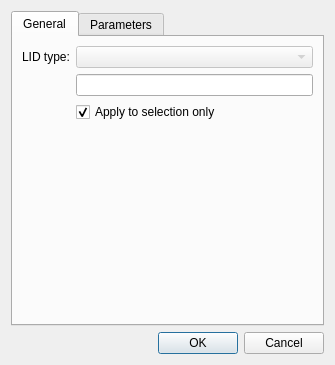
<?xml version="1.0" encoding="UTF-8"?>
<ui version="4.0">
 <class>Dialog</class>
 <widget class="QDialog" name="Dialog">
  <property name="geometry">
   <rect>
    <x>0</x>
    <y>0</y>
    <width>335</width>
    <height>365</height>
   </rect>
  </property>
  <property name="windowTitle">
   <string>Dialog</string>
  </property>
  <property name="modal">
   <bool>true</bool>
  </property>
  <layout class="QVBoxLayout" name="verticalLayout">
   <item>
    <widget class="QTabWidget" name="tabWidget">
     <property name="currentIndex">
      <number>0</number>
     </property>
     <widget class="QWidget" name="tab">
      <attribute name="title">
       <string>General</string>
      </attribute>
      <layout class="QFormLayout" name="formLayout">
       <property name="fieldGrowthPolicy">
        <enum>QFormLayout::AllNonFixedFieldsGrow</enum>
       </property>
       <item row="0" column="0">
        <widget class="QLabel" name="TYPE_LBL">
         <property name="text">
          <string>LID type:</string>
         </property>
        </widget>
       </item>
       <item row="0" column="1">
        <widget class="QComboBox" name="TYPE_CB">
         <property name="enabled">
          <bool>false</bool>
         </property>
        </widget>
       </item>
       <item row="1" column="1">
        <widget class="QLineEdit" name="TYPE"/>
       </item>
       <item row="2" column="1">
        <widget class="QCheckBox" name="SELECTION_CB">
         <property name="text">
          <string>Apply to selection only</string>
         </property>
         <property name="checked">
          <bool>true</bool>
         </property>
        </widget>
       </item>
      </layout>
      <zorder>TYPE_CB</zorder>
      <zorder>TYPE</zorder>
      <zorder>TYPE_LBL</zorder>
      <zorder>SELECTION_CB</zorder>
     </widget>
     <widget class="QWidget" name="tab_2">
      <attribute name="title">
       <string>Parameters</string>
      </attribute>
      <layout class="QHBoxLayout" name="horizontalLayout">
       <item>
        <widget class="QScrollArea" name="scrollArea">
         <property name="widgetResizable">
          <bool>true</bool>
         </property>
         <widget class="QWidget" name="scrollAreaWidgetContents">
          <property name="geometry">
           <rect>
            <x>0</x>
            <y>0</y>
            <width>274</width>
            <height>376</height>
           </rect>
          </property>
          <layout class="QFormLayout" name="formLayout_2">
           <item row="0" column="0">
            <widget class="QLabel" name="CAT_LBL">
             <property name="text">
              <string>Category:</string>
             </property>
            </widget>
           </item>
           <item row="0" column="1">
            <widget class="QComboBox" name="CAT_CB">
             <property name="enabled">
              <bool>false</bool>
             </property>
            </widget>
           </item>
           <item row="1" column="0">
            <widget class="QLabel" name="VOL_LBL">
             <property name="text">
              <string>Storage volume (m^3):</string>
             </property>
            </widget>
           </item>
           <item row="1" column="1">
            <widget class="QLineEdit" name="VOL"/>
           </item>
           <item row="2" column="0">
            <widget class="QLabel" name="HEIGHT_LBL">
             <property name="text">
              <string>Height (m):</string>
             </property>
            </widget>
           </item>
           <item row="2" column="1">
            <widget class="QLineEdit" name="HEIGHT"/>
           </item>
           <item row="3" column="0">
            <widget class="QLabel" name="DIAM_OUT_LBL">
             <property name="text">
              <string>Outlet diameter (m):</string>
             </property>
            </widget>
           </item>
           <item row="3" column="1">
            <widget class="QLineEdit" name="DIAM_OUT"/>
           </item>
           <item row="4" column="0">
            <widget class="QLabel" name="HEIGHT_OUT_LBL">
             <property name="text">
              <string>Outlet height (m):</string>
             </property>
            </widget>
           </item>
           <item row="4" column="1">
            <widget class="QLineEdit" name="HEIGHT_OUT"/>
           </item>
           <item row="5" column="0">
            <widget class="QLabel" name="DEPTH_LBL">
             <property name="text">
              <string>Depth (m):</string>
             </property>
            </widget>
           </item>
           <item row="5" column="1">
            <widget class="QLineEdit" name="DEPTH"/>
           </item>
           <item row="6" column="0">
            <widget class="QLabel" name="KS_SOIL_LBL">
             <property name="text">
              <string>Soil Ks (m/s):</string>
             </property>
            </widget>
           </item>
           <item row="6" column="1">
            <widget class="QLineEdit" name="KS_SOIL"/>
           </item>
           <item row="7" column="0">
            <widget class="QLabel" name="TETA_SAT_LBL">
             <property name="text">
              <string>Saturation (-):</string>
             </property>
            </widget>
           </item>
           <item row="7" column="1">
            <widget class="QLineEdit" name="TETA_SAT"/>
           </item>
           <item row="8" column="0">
            <widget class="QLabel" name="TETA_FC_LBL">
             <property name="text">
              <string>Field capacity (-):</string>
             </property>
            </widget>
           </item>
           <item row="8" column="1">
            <widget class="QLineEdit" name="TETA_FC"/>
           </item>
           <item row="9" column="0">
            <widget class="QLabel" name="TETA_WP_LBL">
             <property name="text">
              <string>Wilting point (-):</string>
             </property>
            </widget>
           </item>
           <item row="9" column="1">
            <widget class="QLineEdit" name="TETA_WP"/>
           </item>
           <item row="10" column="0">
            <widget class="QLabel" name="SLOPE_LBL">
             <property name="text">
              <string>Slope (-):</string>
             </property>
            </widget>
           </item>
           <item row="10" column="1">
            <widget class="QLineEdit" name="SLOPE"/>
           </item>
           <item row="11" column="0">
            <widget class="QLabel" name="WP_MAX_LBL">
             <property name="text">
              <string>Interception (mm):</string>
             </property>
            </widget>
           </item>
           <item row="11" column="1">
            <widget class="QLineEdit" name="WP_MAX"/>
           </item>
           <item row="12" column="0">
            <widget class="QLabel" name="KS_SUB_LBL">
             <property name="text">
              <string>Subsoil Ks (m/s):</string>
             </property>
            </widget>
           </item>
           <item row="12" column="1">
            <widget class="QLineEdit" name="KS_SUB"/>
           </item>
           <item row="13" column="1">
            <widget class="QLineEdit" name="CAT"/>
           </item>
          </layout>
         </widget>
        </widget>
       </item>
      </layout>
     </widget>
    </widget>
   </item>
   <item>
    <widget class="QDialogButtonBox" name="buttonBox">
     <property name="orientation">
      <enum>Qt::Horizontal</enum>
     </property>
     <property name="standardButtons">
      <set>QDialogButtonBox::Cancel|QDialogButtonBox::Ok</set>
     </property>
    </widget>
   </item>
  </layout>
 </widget>
 <resources/>
 <connections>
  <connection>
   <sender>buttonBox</sender>
   <signal>accepted()</signal>
   <receiver>Dialog</receiver>
   <slot>accept()</slot>
   <hints>
    <hint type="sourcelabel">
     <x>248</x>
     <y>254</y>
    </hint>
    <hint type="destinationlabel">
     <x>157</x>
     <y>274</y>
    </hint>
   </hints>
  </connection>
  <connection>
   <sender>buttonBox</sender>
   <signal>rejected()</signal>
   <receiver>Dialog</receiver>
   <slot>reject()</slot>
   <hints>
    <hint type="sourcelabel">
     <x>316</x>
     <y>260</y>
    </hint>
    <hint type="destinationlabel">
     <x>286</x>
     <y>274</y>
    </hint>
   </hints>
  </connection>
 </connections>
</ui>
